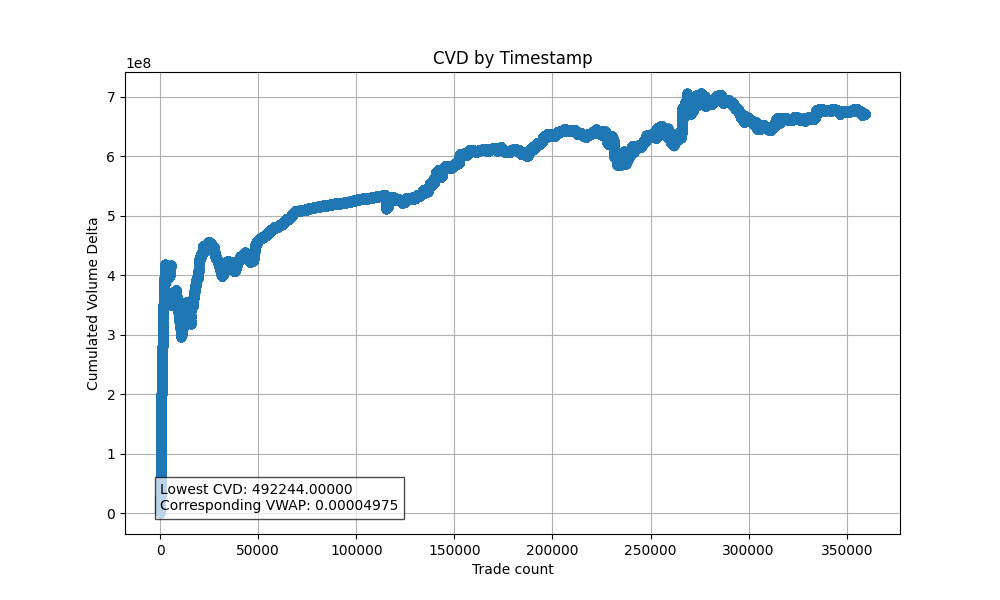

Write the Python code that produced this figure.
import pandas as pd
import matplotlib.pyplot as plt

data = pd.read_csv('step_6_output.csv')
data = data.sort_values('Data Points')
timestamp = data['Data Points']
cvd = data['Cumulated Volume Delta (CVD)']
vwap = data['Volume Weighted Average Price (VWAP)']
lowest_cvd_index = cvd.idxmin()
lowest_cvd_value = cvd[lowest_cvd_index]
lowest_vwap_value = vwap[lowest_cvd_index]

plt.figure(figsize=(10, 6))
plt.plot(timestamp, cvd, marker='o', linestyle='--', linewidth=1)
plt.title('CVD by Timestamp')
plt.xlabel('Trade count')
plt.ylabel('Cumulated Volume Delta')
plt.grid(True)

tooltip_text = f'Lowest CVD: {lowest_cvd_value:.5f}\nCorresponding VWAP: {lowest_vwap_value:.8f}'
plt.text(timestamp.min(), cvd.min(), tooltip_text, fontsize=10, verticalalignment='bottom', horizontalalignment='left', bbox=dict(facecolor='white', alpha=0.7))
plt.show()
